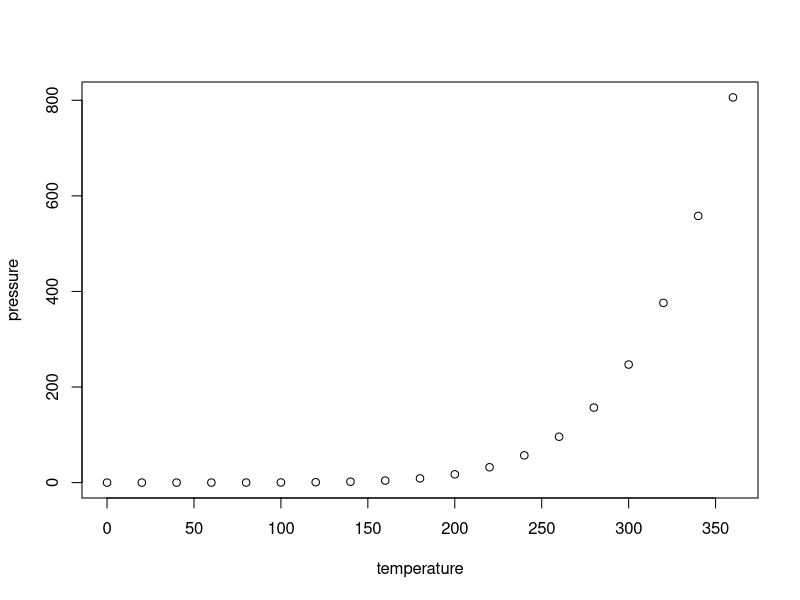
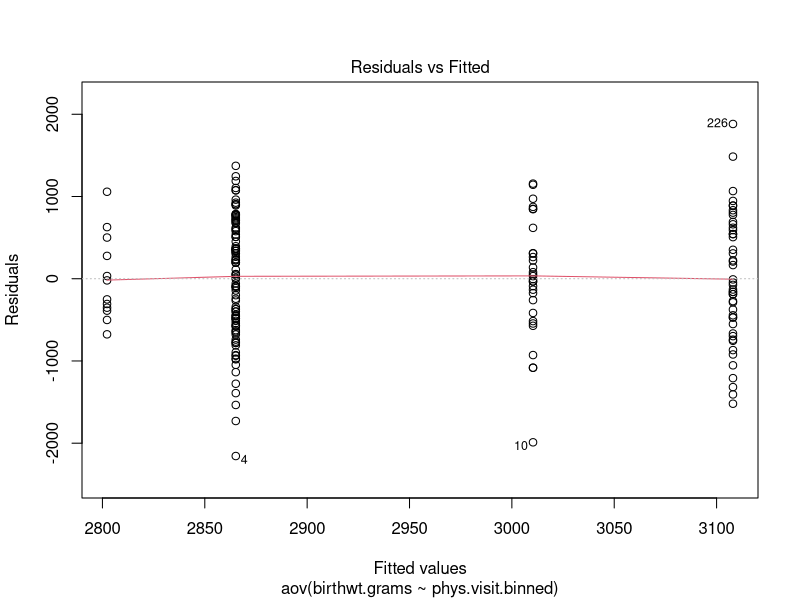
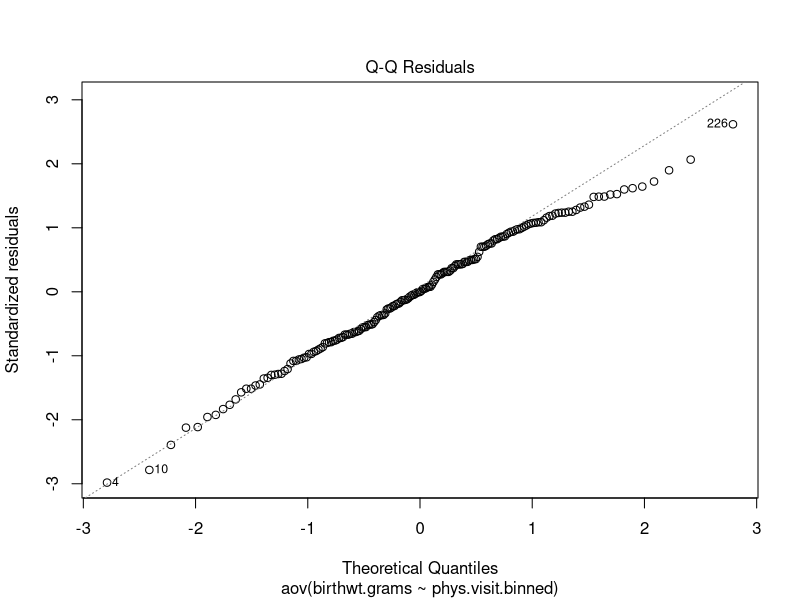
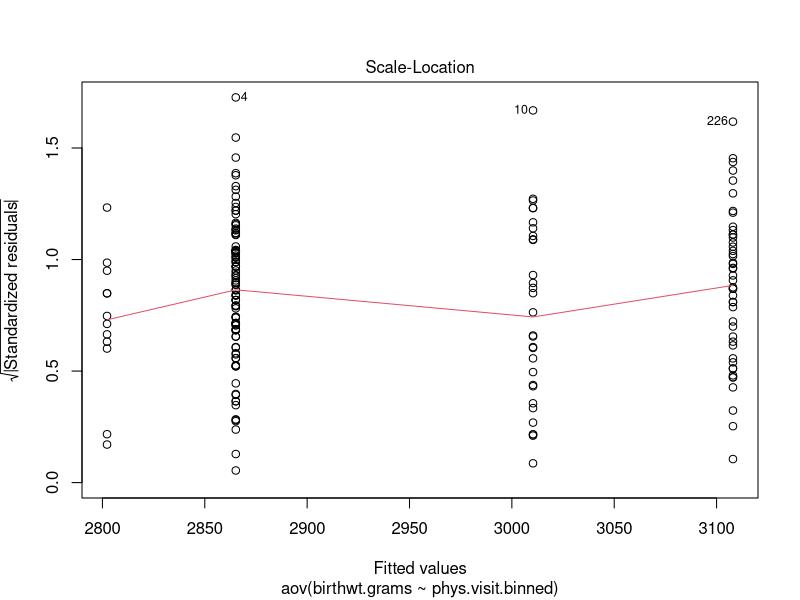
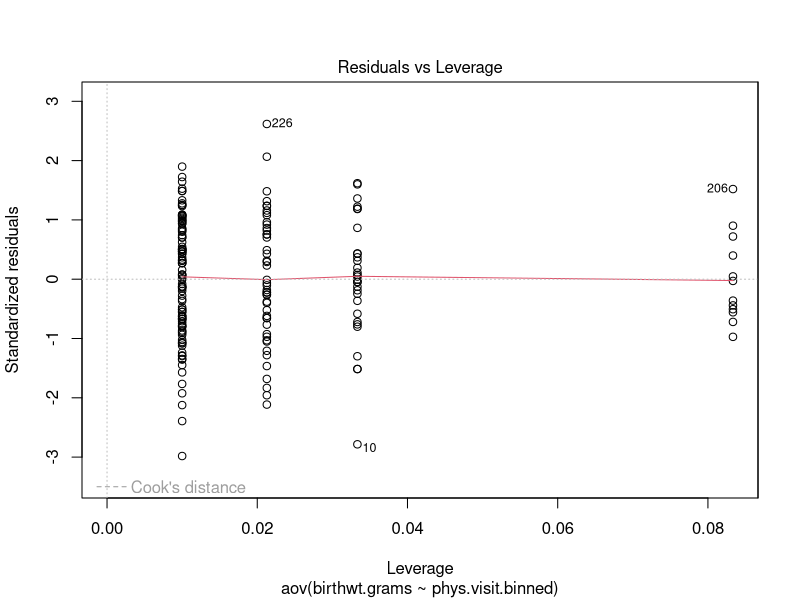
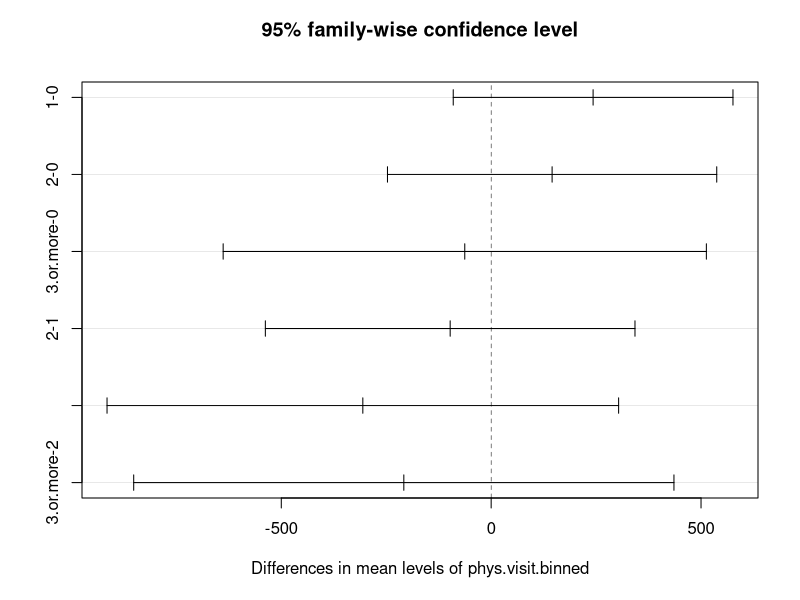

Write the R code that produced these figures, in order.
## ---- chunk 1
knitr::opts_chunk$set(echo = TRUE)
## ---- chunk 2
summary(cars)
## ---- chunk 3
plot(pressure)
## ---- chunk 4
library(MASS)
library(plyr)
library(ggplot2)
library(reshape)
## ---- chunk 5
# Rename the columns to have more descriptive names
colnames(birthwt) <- c("birthwt.below.2500", "mother.age", "mother.weight", 
    "race", "mother.smokes", "previous.prem.labor", "hypertension", "uterine.irr", 
    "physician.visits", "birthwt.grams")

# Transform variables to factors with descriptive levels
birthwt <- transform(birthwt, 
            race = as.factor(mapvalues(race, c(1, 2, 3), 
                              c("white","black", "other"))),
            mother.smokes = as.factor(mapvalues(mother.smokes, c(0,1), c("no", "yes"))),
            hypertension = as.factor(mapvalues(hypertension, 
                              c(0,1), c("no", "yes"))),
            uterine.irr = as.factor(mapvalues(uterine.irr, 
                              c(0,1), c("no", "yes")))
            )
## ---- chunk 6
library(MASS)
library(plyr)
library(ggplot2)
library(reshape)
## ---- chunk 7
# Rename the columns to have more descriptive names
colnames(birthwt) <- c("birthwt.below.2500", "mother.age", "mother.weight", 
    "race", "mother.smokes", "previous.prem.labor", "hypertension", "uterine.irr", 
    "physician.visits", "birthwt.grams")

# Transform variables to factors with descriptive levels
birthwt <- transform(birthwt, 
            race = as.factor(mapvalues(race, c(1, 2, 3), 
                              c("white","black", "other"))),
            mother.smokes = as.factor(mapvalues(mother.smokes, c(0,1), c("no", "yes"))),
            hypertension = as.factor(mapvalues(hypertension, 
                              c(0,1), c("no", "yes"))),
            uterine.irr = as.factor(mapvalues(uterine.irr, 
                              c(0,1), c("no", "yes")))
            )
## ---- chunk 8
birthwt <- transform(birthwt, 
            race = as.factor(mapvalues(race, c(1, 2, 3), 
                              c("white","black", "other"))),
            mother.smokes = as.factor(mapvalues(mother.smokes, c(0,1), c("no", "yes"))),
            hypertension = as.factor(mapvalues(hypertension, 
                              c(0,1), c("no", "yes"))),
            uterine.irr = as.factor(mapvalues(uterine.irr, 
                              c(0,1), c("no", "yes")))
            )
## ---- chunk 9
phys.visit.binned <- birthwt$physician.visits
phys.visit.binned[phys.visit.binned >= 3] <- "3.or.more"
birthwt <- transform(birthwt, phys.visit.binned = as.factor(phys.visit.binned))

birthwt$phys.visit.binned
## ---- chunk 10
aov.birthwt <- aov(birthwt.grams ~ phys.visit.binned, data = birthwt)
summary(aov.birthwt)
## ---- chunk 11
str(birthwt)
## ---- chunk 12
plot(aov.birthwt)
## ---- chunk 13
posthoc <- TukeyHSD(x=aov.birthwt, 'phys.visit.binned', conf.level=0.95)
posthoc
plot(posthoc)
